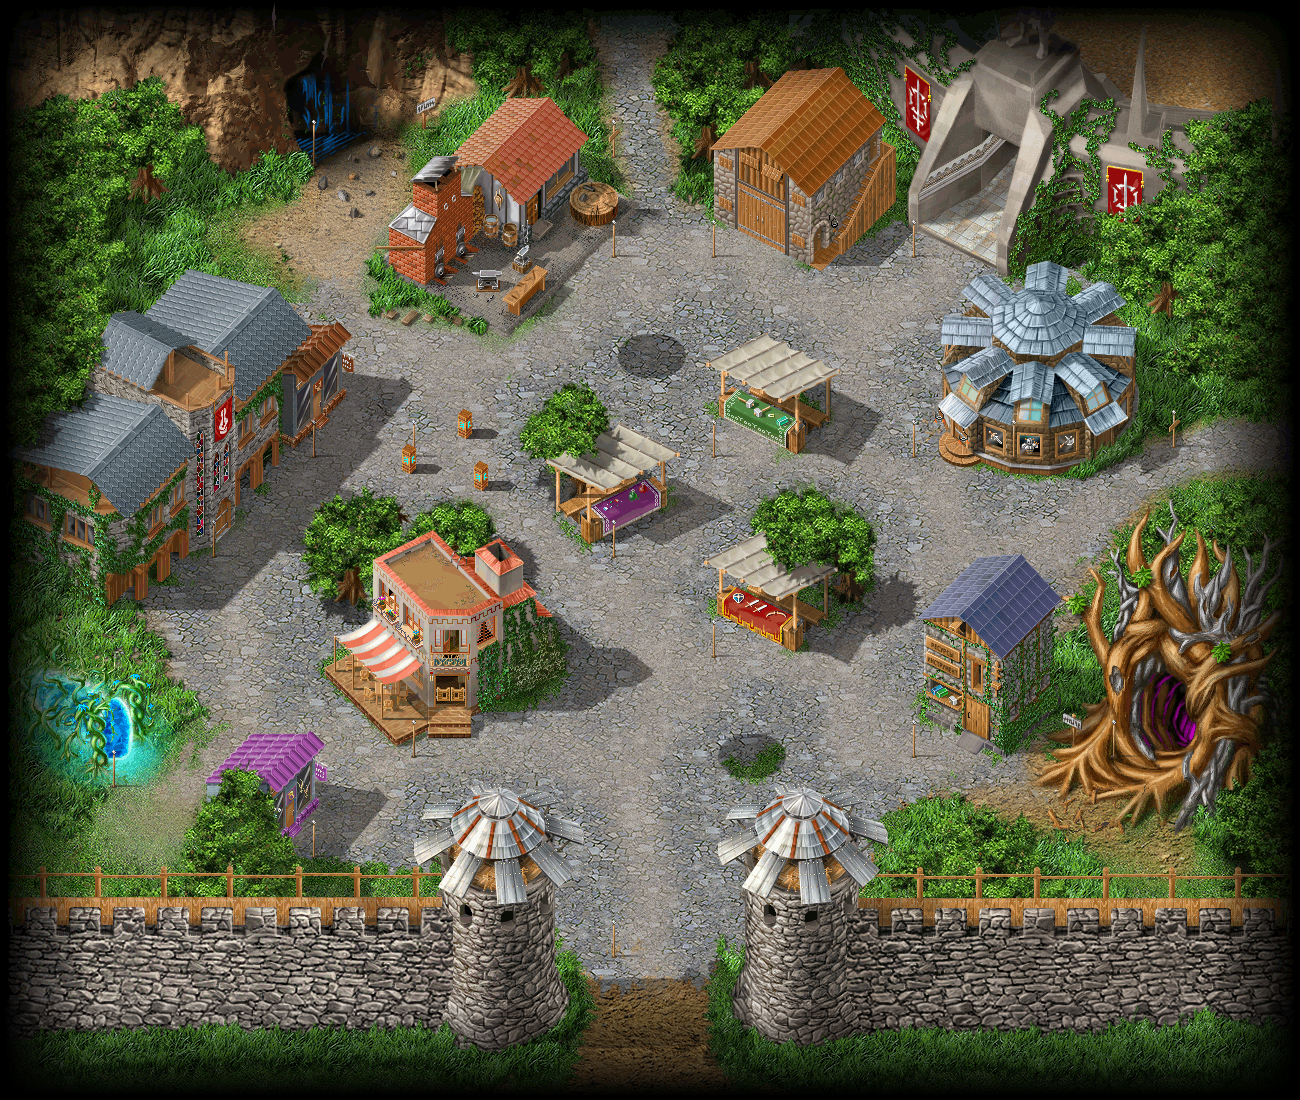

A level layout from a 2D game, rendered from its tile map. Below: a short description, then the map file with tile-grid data replaced by summaries:
An orthogonal 13x11 tile map with 100x100 px tiles, 1 tile layer (layer1).

<map version="1.0" orientation="orthogonal" renderorder="right-down" width="13" height="11" tilewidth="100" tileheight="100" nextobjectid="1">
 <tileset firstgid="1" name="antiria" tilewidth="100" tileheight="100" tilecount="143" columns="13">
  <image source="antiria.png" width="1300" height="1100" />
  <tile id="0">
   <properties>
    <property name="blocked" value="" />
   </properties>
  </tile>
  <tile id="1">
   <properties>
    <property name="blocked" value="" />
   </properties>
  </tile>
  <tile id="2">
   <properties>
    <property name="blocked" value="" />
   </properties>
  </tile>
  <tile id="3">
   <properties>
    <property name="blocked" value="" />
   </properties>
  </tile>
  <tile id="4">
   <properties>
    <property name="blocked" value="" />
   </properties>
  </tile>
  <tile id="5">
   <properties>
    <property name="blocked" value="" />
   </properties>
  </tile>
  <tile id="6">
   <properties>
    <property name="blocked" value="" />
   </properties>
  </tile>
  <tile id="7">
   <properties>
    <property name="blocked" value="" />
   </properties>
  </tile>
  <tile id="8">
   <properties>
    <property name="blocked" value="" />
   </properties>
  </tile>
  <tile id="9">
   <properties>
    <property name="blocked" value="" />
   </properties>
  </tile>
  <tile id="10">
   <properties>
    <property name="blocked" value="" />
   </properties>
  </tile>
  <tile id="11">
   <properties>
    <property name="blocked" value="" />
   </properties>
  </tile>
  <tile id="12">
   <properties>
    <property name="blocked" value="" />
   </properties>
  </tile>
  <tile id="13">
   <properties>
    <property name="blocked" value="" />
   </properties>
  </tile>
  <tile id="14">
   <properties>
    <property name="blocked" value="" />
   </properties>
  </tile>
  <tile id="15">
   <properties>
    <property name="blocked" value="" />
   </properties>
  </tile>
  <tile id="16">
   <properties>
    <property name="transit" value="mine_2" />
   </properties>
  </tile>
  <tile id="17">
   <properties>
    <property name="blocked" value="" />
   </properties>
  </tile>
  <tile id="18">
   <properties>
    <property name="blocked" value="" />
   </properties>
  </tile>
  <tile id="19">
   <properties>
    <property name="transit" value="Island_1" />
   </properties>
  </tile>
  <tile id="20">
   <properties>
    <property name="blocked" value="" />
   </properties>
  </tile>
  <tile id="21">
   <properties>
    <property name="blocked" value="" />
   </properties>
  </tile>
  <tile id="22">
   <properties>
    <property name="blocked" value="" />
   </properties>
  </tile>
  <tile id="23">
   <properties>
    <property name="blocked" value="" />
   </properties>
  </tile>
  <tile id="24">
   <properties>
    <property name="blocked" value="" />
   </properties>
  </tile>
  <tile id="25">
   <properties>
    <property name="blocked" value="" />
   </properties>
  </tile>
  <tile id="26">
   <properties>
    <property name="blocked" value="" />
   </properties>
  </tile>
  <tile id="27">
   <properties>
    <property name="blocked" value="" />
   </properties>
  </tile>
  <tile id="28">
   <properties>
    <property name="blocked" value="" />
   </properties>
  </tile>
  <tile id="30">
   <properties>
    <property name="blocked" value="" />
   </properties>
  </tile>
  <tile id="31">
   <properties>
    <property name="transit" value="workshop" />
   </properties>
  </tile>
  <tile id="33">
   <properties>
    <property name="transit" value="storage" />
   </properties>
  </tile>
  <tile id="34">
   <properties>
    <property name="blocked" value="" />
   </properties>
  </tile>
  <tile id="35">
   <properties>
    <property name="transit" value="arena" />
   </properties>
  </tile>
  <tile id="36">
   <properties>
    <property name="blocked" value="" />
   </properties>
  </tile>
  <tile id="37">
   <properties>
    <property name="blocked" value="" />
   </properties>
  </tile>
  <tile id="38">
   <properties>
    <property name="blocked" value="" />
   </properties>
  </tile>
  <tile id="39">
   <properties>
    <property name="blocked" value="" />
   </properties>
  </tile>
  <tile id="40">
   <properties>
    <property name="blocked" value="" />
   </properties>
  </tile>
  <tile id="41">
   <properties>
    <property name="blocked" value="" />
   </properties>
  </tile>
  <tile id="42">
   <properties>
    <property name="blocked" value="" />
   </properties>
  </tile>
  <tile id="45">
   <properties>
    <property name="blocked" value="" />
   </properties>
  </tile>
  <tile id="46">
   <properties>
    <property name="blocked" value="" />
   </properties>
  </tile>
  <tile id="48">
   <properties>
    <property name="blocked" value="" />
   </properties>
  </tile>
  <tile id="49">
   <properties>
    <property name="blocked" value="" />
   </properties>
  </tile>
  <tile id="50">
   <properties>
    <property name="blocked" value="" />
   </properties>
  </tile>
  <tile id="51">
   <properties>
    <property name="blocked" value="" />
   </properties>
  </tile>
  <tile id="52">
   <properties>
    <property name="blocked" value="" />
   </properties>
  </tile>
  <tile id="53">
   <properties>
    <property name="blocked" value="" />
   </properties>
  </tile>
  <tile id="54">
   <properties>
    <property name="blocked" value="" />
   </properties>
  </tile>
  <tile id="55">
   <properties>
    <property name="transit" value="shop_6" />
   </properties>
  </tile>
  <tile id="57">
   <properties>
    <property name="blocked" value="" />
   </properties>
  </tile>
  <tile id="58">
   <properties>
    <property name="blocked" value="" />
   </properties>
  </tile>
  <tile id="59">
   <properties>
    <property name="transit" value="market_1" />
   </properties>
  </tile>
  <tile id="61">
   <properties>
    <property name="transit" value="shop_4" />
   </properties>
  </tile>
  <tile id="62">
   <properties>
    <property name="blocked" value="" />
   </properties>
  </tile>
  <tile id="63">
   <properties>
    <property name="transit" value="Island_2" />
   </properties>
  </tile>
  <tile id="64">
   <properties>
    <property name="blocked" value="" />
   </properties>
  </tile>
  <tile id="65">
   <properties>
    <property name="blocked" value="" />
   </properties>
  </tile>
  <tile id="66">
   <properties>
    <property name="blocked" value="" />
   </properties>
  </tile>
  <tile id="67">
   <properties>
    <property name="transit" value="shop_1" />
   </properties>
  </tile>
  <tile id="68">
   <properties>
    <property name="blocked" value="" />
   </properties>
  </tile>
  <tile id="69">
   <properties>
    <property name="blocked" value="" />
   </properties>
  </tile>
  <tile id="71">
   <properties>
    <property name="transit" value="market_2" />
   </properties>
  </tile>
  <tile id="72">
   <properties>
    <property name="blocked" value="" />
   </properties>
  </tile>
  <tile id="73">
   <properties>
    <property name="blocked" value="" />
   </properties>
  </tile>
  <tile id="76">
   <properties>
    <property name="blocked" value="" />
   </properties>
  </tile>
  <tile id="77">
   <properties>
    <property name="blocked" value="" />
   </properties>
  </tile>
  <tile id="78">
   <properties>
    <property name="blocked" value="" />
   </properties>
  </tile>
  <tile id="79">
   <properties>
    <property name="blocked" value="" />
   </properties>
  </tile>
  <tile id="81">
   <properties>
    <property name="blocked" value="" />
   </properties>
  </tile>
  <tile id="82">
   <properties>
    <property name="blocked" value="" />
   </properties>
  </tile>
  <tile id="83">
   <properties>
    <property name="blocked" value="" />
   </properties>
  </tile>
  <tile id="85">
   <properties>
    <property name="transit" value="market_3" />
   </properties>
  </tile>
  <tile id="87">
   <properties>
    <property name="blocked" value="" />
   </properties>
  </tile>
  <tile id="88">
   <properties>
    <property name="blocked" value="" />
   </properties>
  </tile>
  <tile id="89">
   <properties>
    <property name="blocked" value="" />
   </properties>
  </tile>
  <tile id="90">
   <properties>
    <property name="blocked" value="" />
   </properties>
  </tile>
  <tile id="91">
   <properties>
    <property name="blocked" value="" />
   </properties>
  </tile>
  <tile id="92">
   <properties>
    <property name="transit" value="mine_1" />
   </properties>
  </tile>
  <tile id="93">
   <properties>
    <property name="blocked" value="" />
   </properties>
  </tile>
  <tile id="95">
   <properties>
    <property name="transit" value="shop_2" />
   </properties>
  </tile>
  <tile id="98">
   <properties>
    <property name="blocked" value="" />
   </properties>
  </tile>
  <tile id="100">
   <properties>
    <property name="transit" value="shop_3" />
   </properties>
  </tile>
  <tile id="102">
   <properties>
    <property name="transit" value="mine_3" />
   </properties>
  </tile>
  <tile id="103">
   <properties>
    <property name="blocked" value="" />
   </properties>
  </tile>
  <tile id="104">
   <properties>
    <property name="blocked" value="" />
   </properties>
  </tile>
  <tile id="105">
   <properties>
    <property name="blocked" value="" />
   </properties>
  </tile>
  <tile id="106">
   <properties>
    <property name="blocked" value="" />
   </properties>
  </tile>
  <tile id="107">
   <properties>
    <property name="transit" value="shop_5" />
   </properties>
  </tile>
  <tile id="108">
   <properties>
    <property name="blocked" value="" />
   </properties>
  </tile>
  <tile id="109">
   <properties>
    <property name="blocked" value="" />
   </properties>
  </tile>
  <tile id="111">
   <properties>
    <property name="blocked" value="" />
   </properties>
  </tile>
  <tile id="112">
   <properties>
    <property name="blocked" value="" />
   </properties>
  </tile>
  <tile id="113">
   <properties>
    <property name="blocked" value="" />
   </properties>
  </tile>
  <tile id="114">
   <properties>
    <property name="blocked" value="" />
   </properties>
  </tile>
  <tile id="115">
   <properties>
    <property name="blocked" value="" />
   </properties>
  </tile>
  <tile id="116">
   <properties>
    <property name="blocked" value="" />
   </properties>
  </tile>
  <tile id="117">
   <properties>
    <property name="blocked" value="" />
   </properties>
  </tile>
  <tile id="118">
   <properties>
    <property name="blocked" value="" />
   </properties>
  </tile>
  <tile id="119">
   <properties>
    <property name="blocked" value="" />
   </properties>
  </tile>
  <tile id="120">
   <properties>
    <property name="blocked" value="" />
   </properties>
  </tile>
  <tile id="121">
   <properties>
    <property name="blocked" value="" />
   </properties>
  </tile>
  <tile id="122">
   <properties>
    <property name="blocked" value="" />
   </properties>
  </tile>
  <tile id="123">
   <properties>
    <property name="transit" value="Island_3" />
   </properties>
  </tile>
  <tile id="124">
   <properties>
    <property name="blocked" value="" />
   </properties>
  </tile>
  <tile id="125">
   <properties>
    <property name="blocked" value="" />
   </properties>
  </tile>
  <tile id="126">
   <properties>
    <property name="blocked" value="" />
   </properties>
  </tile>
  <tile id="127">
   <properties>
    <property name="blocked" value="" />
   </properties>
  </tile>
  <tile id="128">
   <properties>
    <property name="blocked" value="" />
   </properties>
  </tile>
  <tile id="129">
   <properties>
    <property name="blocked" value="" />
   </properties>
  </tile>
  <tile id="130">
   <properties>
    <property name="blocked" value="" />
   </properties>
  </tile>
  <tile id="131">
   <properties>
    <property name="blocked" value="" />
   </properties>
  </tile>
  <tile id="132">
   <properties>
    <property name="blocked" value="" />
   </properties>
  </tile>
  <tile id="133">
   <properties>
    <property name="blocked" value="" />
   </properties>
  </tile>
  <tile id="134">
   <properties>
    <property name="blocked" value="" />
   </properties>
  </tile>
  <tile id="135">
   <properties>
    <property name="blocked" value="" />
   </properties>
  </tile>
  <tile id="136">
   <properties>
    <property name="blocked" value="" />
   </properties>
  </tile>
  <tile id="137">
   <properties>
    <property name="blocked" value="" />
   </properties>
  </tile>
  <tile id="138">
   <properties>
    <property name="blocked" value="" />
   </properties>
  </tile>
  <tile id="139">
   <properties>
    <property name="blocked" value="" />
   </properties>
  </tile>
  <tile id="140">
   <properties>
    <property name="blocked" value="" />
   </properties>
  </tile>
  <tile id="141">
   <properties>
    <property name="blocked" value="" />
   </properties>
  </tile>
  <tile id="142">
   <properties>
    <property name="blocked" value="" />
   </properties>
  </tile>
 </tileset>
 <layer name="layer1" width="13" height="11">
  <data>[143 cells, 143 non-empty, 143 distinct tile ids]</data>
 </layer>
</map>
